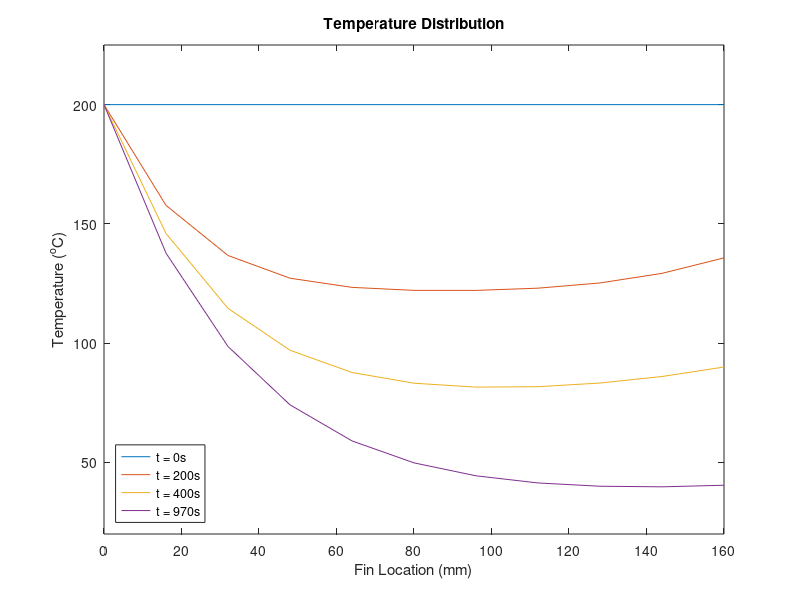

This chart was generated by the following MATLAB code:
%group 32
Ti=200;%initial teperature in C
Tinf=25;%Ambient temperature in C
L=0.16;%Length of steel rod in m
D=10e-3;%diameter of steel rod in m
h=30;%coefficient of convection in W/m^2 K
k=14.8;%Heat transfer coefficient of AISI 316 stainless steel in W/m K
alpha=3.63e-6;%Thermal diffusivity of AISI 316 stainless steel in m^2/s
t=0;
deltax=0.016;
deltat=10;%suitable value from stability check
Fo=alpha*deltat/(deltax^2); %Fourier Number for finite difference method
Bi=(h*deltax/k); %Biot Number for finite difference method
%Both constants defined in methodology
x=Ti*ones(11,1);%setting initial temperature
z=x;
%Part (a)
while(x(6)-100>0.00001)
  for i=2:10 
    x(i)=z(i)*(1-2*Fo-(4*alpha*deltat*h)/(k*D))+Fo*(z(i+1)+z(i-1))+((4*alpha*deltat*h)/(k*D))*Tinf;%from eq 1
  end

  x(11)=z(11)*(1-2*Fo-2*Bi*Fo)+2*Fo*(z(10)+Bi*Tinf);%from eq 2
  z=x;
  t=t+deltat;
end 
s = sprintf('100%c', char(176));
fprintf('Time required for the midlength of the rod to reach ');
fprintf(s);
fprintf('C is %f', t);
disp(' s')


%Part (b)
t1=0;
x1=Ti*ones(11,1);%setting initial temperature
z1=x1;
Y1=x1;

while(x1(6)-50 >1e-5)
  for i=2:10
    x1(i)=z1(i)*(1-2*Fo-(4*alpha*deltat*h)/(k*D))+Fo*(z1(i+1)+z1(i-1))+((4*alpha*deltat*h)/(k*D))*Tinf;%from eq 1
  end 
  x1(11)=z1(11)*(1-2*Fo-2*Bi*Fo)+2*Fo*(z1(10)+Bi*Tinf);%from eq 2
  z1=x1;
  t1=t1+deltat;
  if(t1==200)
    Y2=z1;
  end
  if(t1==400)
    Y3=z1;
  end
end 
%Output
s1 = sprintf('50%c', char(176));
fprintf('Time required for the midlength of the rod to reach ');
fprintf(s1);
fprintf('C (t1) is %f', t1);
disp(' s')
disp(z1)
Y4=z1;

%plotting
finl=(0:deltax*1000:L*1000)';
plot(finl,Y1,finl,Y2,finl,Y3,finl,Y4);
title('Temperature Distribution');
xlabel('Fin Location (mm)');
ylabel('Temperature (^{o}C)');
legend({'t = 0s','t = 200s','t = 400s','t = 970s'},'Location','southwest');%970s from part (a)
ylim([20 225]);
xlim([0 160]);
xticks([0 20 40 60 80 100 120 140 160]);
hold off;

print('Plot','-dpng');